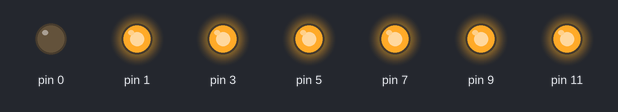
This sketch was run on a simulated Arduino Uno, built with avr-gcc and run on an emulated ATmega328P. Shown: output pins drawn as LEDs (lit = HIGH).

Above: at 0.1 s.
Timing chart, 0 to 1.6 s (numbered marks = the images above):
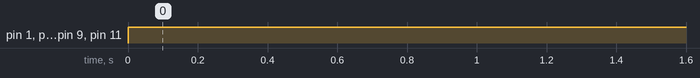

The sketch:

Group_of_leds.ino
```cpp
void setup() {
 pinMode(0,OUTPUT);
pinMode(1,OUTPUT);
pinMode(3,OUTPUT);
pinMode(5,OUTPUT);
pinMode(7,OUTPUT);
pinMode(9,OUTPUT);
pinMode(11,OUTPUT);

}

void loop() {
  digitalWrite(1,HIGH);
  digitalWrite(3,HIGH);
  digitalWrite(5,HIGH);
  digitalWrite(7,HIGH);
  digitalWrite(9,HIGH);
  digitalWrite(11,HIGH);

}
```

Measured:
- by itself, pin 1, pin 3, pin 5, pin 7, pin 9, pin 11: LOW → HIGH at 0.00 s
